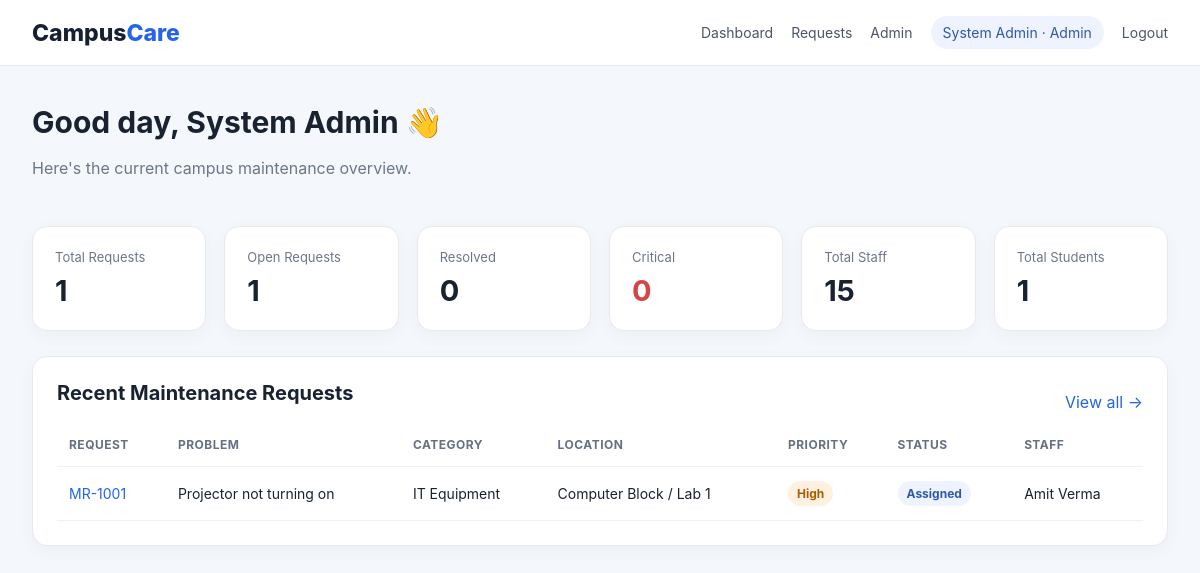
/dashboard.php (signed in), run on the app's committed database.
### tables this page shows
CREATE TABLE requests (
    id INT AUTO_INCREMENT PRIMARY KEY,
    request_code VARCHAR(30) UNIQUE NOT NULL,
    user_id INT NOT NULL,
    category_id INT NOT NULL,
    location_id INT NOT NULL,
    asset_id INT NULL,
    title VARCHAR(150) NOT NULL,
    description TEXT NOT NULL,
    priority ENUM('Low','Medium','High','Critical') DEFAULT 'Medium',
    status ENUM('New','Under Review','Assigned','In Progress','Waiting for Parts','Resolved','Verified','Closed','Rejected','Reopened') DEFAULT 'New',
    assigned_to INT NULL,
    resolution_notes TEXT NULL,
    created_at TIMESTAMP DEFAULT CURRENT_TIMESTAMP,
    resolved_at DATETIME NULL,
    FOREIGN KEY (user_id) REFERENCES users(id) ON DELETE CASCADE,
    FOREIGN KEY (category_id) REFERENCES categories(id),
    FOREIGN KEY (location_id) REFERENCES locations(id),
    FOREIGN KEY (asset_id) REFERENCES assets(id) ON DELETE SET NULL,
    FOREIGN KEY (assigned_to) REFERENCES staff(id) ON DELETE SET NULL
);

CREATE TABLE categories (
    id INT AUTO_INCREMENT PRIMARY KEY,
    name VARCHAR(80) NOT NULL UNIQUE
);

CREATE TABLE locations (
    id INT AUTO_INCREMENT PRIMARY KEY,
    building VARCHAR(100) NOT NULL,
    floor VARCHAR(50) NOT NULL,
    room VARCHAR(50) NOT NULL
);

CREATE TABLE staff (
    id INT AUTO_INCREMENT PRIMARY KEY,
    name VARCHAR(100) NOT NULL,
    specialty VARCHAR(80) NULL
);

### config.php (called while the page is built, shortened)
<?php
function e($value) {
    return htmlspecialchars($value ?? '', ENT_QUOTES, 'UTF-8');
}
?>

### dashboard.php (the view, shortened to what this page needs)
<?php
require_once "config.php";
$u = $_SESSION['user'];
if ($u['role']==='admin') {
    $total = $conn->query("SELECT COUNT(*) c FROM requests")->fetch_assoc()['c'];
    $open = $conn->query("SELECT COUNT(*) c FROM requests WHERE status NOT IN ('Closed','Rejected','Verified')")->fetch_assoc()['c'];
    $resolved = $conn->query("SELECT COUNT(*) c FROM requests WHERE status IN ('Resolved','Verified','Closed')")->fetch_assoc()['c'];
    $critical = $conn->query("SELECT COUNT(*) c FROM requests WHERE priority='Critical' AND status NOT IN ('Closed','Rejected')")->fetch_assoc()['c'];
    $totalStaff = $conn->query("SELECT COUNT(*) c FROM staff")->fetch_assoc()['c'];
    $totalStudents = $conn->query("SELECT COUNT(*) c FROM users WHERE role='student' AND active=1")->fetch_assoc()['c'];
    $where = "";
}
$sql = "SELECT r.*, c.name category, l.building,l.floor,l.room,
        u.name requester, s.name staff
        FROM requests r
        JOIN categories c ON r.category_id=c.id
        JOIN locations l ON r.location_id=l.id
        JOIN users u ON r.user_id=u.id
        LEFT JOIN staff s ON r.assigned_to=s.id
        $where ORDER BY r.created_at DESC LIMIT 8";
$requests = $conn->query($sql);
?>
<!DOCTYPE html>
<html>
<head>
<link rel="stylesheet" href="style.css">
<script src="script.js" defer></script></head>
<body>
<?php include "nav.php"; ?>
<main class="container">
    <div class="page-head">
        <div><h1>Good day, <?=e($u['name'])?> 👋</h1><p class="muted"><?php if($u['role']==='student'): ?>Track your reported maintenance problems and their progress.<?php else: ?>Here's the current campus maintenance overview.<?php endif; ?></p></div>
    </div>
    <div class="stats<?= $u['role']==='admin' ? ' stats-6' : '' ?>">
        <div class="stat"><span><?= $u['role']==='student' ? 'My Requests' : 'Total Requests' ?></span><b><?=$total?></b></div>
        <div class="stat"><span>Open Requests</span><b><?=$open?></b></div>
        <div class="stat"><span>Resolved</span><b><?=$resolved?></b></div>
        <div class="stat danger-stat"><span>Critical</span><b><?=$critical?></b></div>
        <?php if($u['role']==='admin'): ?>
        <div class="stat"><span>Total Staff</span><b><?=$totalStaff?></b></div>
        <div class="stat"><span>Total Students</span><b><?=$totalStudents?></b></div>
        <?php endif; ?>
    </div>
    <section class="panel">
        <div class="panel-head"><h2><?= $u['role']==='student' ? 'My Recent Requests' : 'Recent Maintenance Requests' ?></h2><a href="requests.php">View all →</a></div>
        <div class="table-wrap">
        <table>
            <tr><th>Request</th><th>Problem</th><th>Category</th><th>Location</th><th>Priority</th><th>Status</th><th>Staff</th></tr>
            <?php while($r=$requests->fetch_assoc()): ?>
            <tr>
                <td><a href="request_view.php?id=<?=$r['id']?>"><?=e($r['request_code'])?></a></td>
                <td><?=e($r['title'])?></td>
                <td><?=e($r['category'])?></td>
                <td><?=e($r['building'])?> / <?=e($r['room'])?></td>
                <td><span class="badge <?=strtolower($r['priority'])?>"><?=e($r['priority'])?></span></td>
                <td><span class="badge status"><?=e($r['status'])?></span></td>
                <td><?=e($r['staff'] ?: 'Not assigned')?></td>
            </tr>
            <?php endwhile; ?>
        </table>
        </div>
    </section>
</main>
</body>
</html>

### style.css (style rules this page uses)
* { box-sizing:border-box }
body { margin:0;font-family:Inter,Segoe UI,Arial,sans-serif;background:#f4f7fb;color:#182230 }
a { color:#2463eb;text-decoration:none }
h1 { font-size:30px;margin:0 0 7px }
h2 { margin:0 0 18px;font-size:20px }
p { line-height:1.6 }
.muted { color:#6b7788 }
.container { max-width:1180px;margin:0 auto;padding:38px 22px }
.page-head { display:flex;justify-content:space-between;align-items:center;margin-bottom:28px }
.stats { display:grid;grid-template-columns:repeat(4,1fr);gap:18px;margin-bottom:25px }
.stats.stats-6 { grid-template-columns:repeat(6,1fr) }
.stat { background:#fff;border:1px solid #e6ebf2;border-radius:15px;padding:22px;box-shadow:0 5px 18px rgba(20,35,60,.04) }
.stat span { display:block;color:#6b7788;font-size:13px;margin-bottom:8px }
.stat b { font-size:29px }
.danger-stat b { color:#d64545 }
.panel { background:#fff;border:1px solid #e5eaf1;border-radius:15px;padding:24px;box-shadow:0 5px 18px rgba(20,35,60,.04);margin-bottom:22px }
.panel-head { display:flex;justify-content:space-between;align-items:center }
.table-wrap { overflow:auto }
table { width:100%;border-collapse:collapse;font-size:14px }
th,td { text-align:left;padding:14px 12px;border-bottom:1px solid #edf0f4;white-space:nowrap }
th { color:#657084;font-size:12px;text-transform:uppercase;letter-spacing:.04em }
.badge { display:inline-block;padding:5px 9px;border-radius:20px;background:#edf1f7;font-size:12px;font-weight:700 }
.badge.high { background:#fff0df;color:#a95d00 }
.status { background:#eef3ff;color:#3158a8 }

### data on the page
requests: request_code "MR-1001", title "Projector not turning on", category.name "IT Equipment", location.building "Computer Block", location.room "Lab 1", priority "High", status "Assigned", assigned_to.name "Amit Verma"

### other printed values
$_SESSION['user']['name'] "System Admin"
$_SESSION['user']['role'] "Admin"
$u['name'] "System Admin"
$total "1"
$open "1"
$resolved "0"
$critical "0"
$totalStaff "15"
$totalStudents "1"
